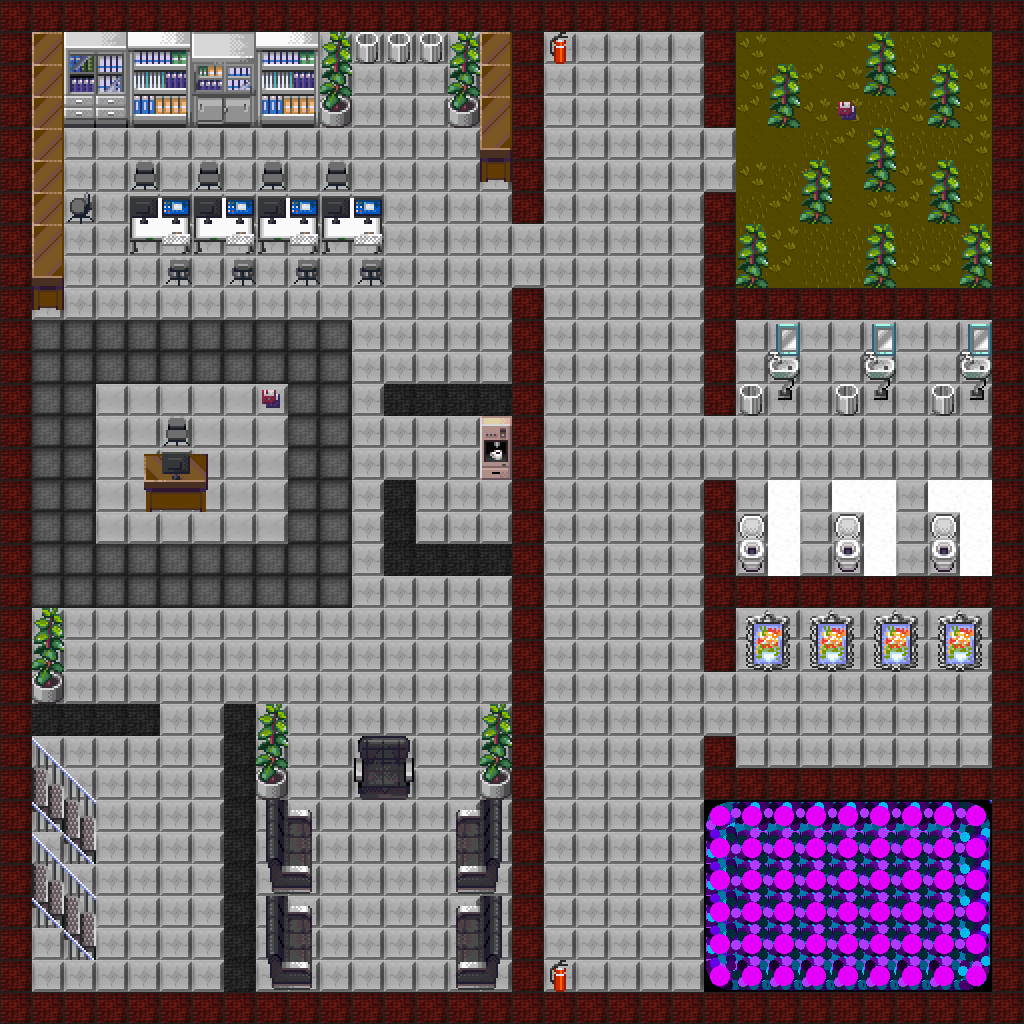

This game map was drawn from its Tiled (.tmx) file and the tilesets committed beside it. A one-line description and the trimmed map source follow:
An orthogonal 32x32 tile map with 32x32 px tiles, 12 tile layers (start, bottom, bottom2, Jitsi, ...), 5 tilesets.

<map version="1.4" tiledversion="1.4.2" orientation="orthogonal" renderorder="right-down" width="32" height="32" tilewidth="32" tileheight="32" infinite="0" nextlayerid="15" nextobjectid="1">
 <tileset firstgid="1" name="tilesets_deviant_milkian_1" tilewidth="32" tileheight="32" tilecount="256" columns="16">
  <image source="tilesets_deviant_milkian_1.png" width="512" height="512" />
 </tileset>
 <tileset firstgid="257" name="floortileset" tilewidth="32" tileheight="32" tilecount="64" columns="8">
  <image source="floortileset.png" width="256" height="256" />
  <tile id="32">
   <properties>
    <property name="collide" type="bool" value="true" />
   </properties>
  </tile>
  <tile id="33">
   <properties>
    <property name="collide" type="bool" value="true" />
   </properties>
  </tile>
  <tile id="34">
   <properties>
    <property name="collide" type="bool" value="true" />
   </properties>
  </tile>
  <tile id="35">
   <properties>
    <property name="collide" type="bool" value="true" />
   </properties>
  </tile>
  <tile id="36">
   <properties>
    <property name="collide" type="bool" value="true" />
   </properties>
  </tile>
  <tile id="37">
   <properties>
    <property name="collide" type="bool" value="true" />
   </properties>
  </tile>
  <tile id="38">
   <properties>
    <property name="collide" type="bool" value="true" />
   </properties>
  </tile>
  <tile id="39">
   <properties>
    <property name="collide" type="bool" value="true" />
   </properties>
  </tile>
  <tile id="48">
   <properties>
    <property name="silent" type="bool" value="true" />
   </properties>
  </tile>
  <tile id="49">
   <properties>
    <property name="silent" type="bool" value="true" />
   </properties>
  </tile>
  <tile id="50">
   <properties>
    <property name="silent" type="bool" value="true" />
   </properties>
  </tile>
  <tile id="51">
   <properties>
    <property name="silent" type="bool" value="true" />
   </properties>
  </tile>
  <tile id="52">
   <properties>
    <property name="collide" type="bool" value="true" />
   </properties>
  </tile>
 </tileset>
 <tileset firstgid="321" name="baelle3.1" tilewidth="32" tileheight="32" tilecount="9" columns="3">
  <image source="baelle3.1.png" width="96" height="96" />
  <tile id="8">
   <animation>
    <frame tileid="0" duration="3000" />
    <frame tileid="1" duration="3000" />
    <frame tileid="2" duration="3000" />
    <frame tileid="6" duration="3000" />
    <frame tileid="4" duration="3000" />
    <frame tileid="5" duration="3000" />
    <frame tileid="8" duration="3000" />
    <frame tileid="3" duration="100" />
   </animation>
  </tile>
 </tileset>
 <tileset firstgid="330" name="baellebadtest123" tilewidth="32" tileheight="32" tilecount="9" columns="3">
  <image source="baellebadtest123.png" width="96" height="96" />
 </tileset>
 <tileset firstgid="339" name="baelle3.1.2" tilewidth="32" tileheight="32" tilecount="9" columns="3">
  <image source="baelle3.1.png" width="96" height="96" />
  <tile id="8">
   <animation>
    <frame tileid="1" duration="3000" />
    <frame tileid="2" duration="3000" />
    <frame tileid="3" duration="3000" />
    <frame tileid="0" duration="3000" />
    <frame tileid="4" duration="3000" />
    <frame tileid="5" duration="3000" />
    <frame tileid="6" duration="3000" />
    <frame tileid="7" duration="3000" />
    <frame tileid="8" duration="3000" />
   </animation>
  </tile>
 </tileset>
 <layer id="2" name="start" width="32" height="32">
  <properties>
   <property name="startLayer" type="bool" value="true" />
  </properties>
  <data>[1024 cells, 0 non-empty, 0 distinct tile ids]</data>
 </layer>
 <layer id="11" name="bottom" width="32" height="32">
  <data>[1024 cells, 853 non-empty, 16 distinct tile ids]</data>
 </layer>
 <layer id="12" name="bottom2" width="32" height="32">
  <data>[1024 cells, 258 non-empty, 4 distinct tile ids]</data>
 </layer>
 <layer id="5" name="Jitsi" width="32" height="32">
  <data>[1024 cells, 0 non-empty, 0 distinct tile ids]</data>
 </layer>
 <layer id="6" name="Sakuku" width="32" height="32">
  <properties>
   <property name="openWebsite" value="https://galerie-sakuku.weebly.com/" />
  </properties>
  <data>[1024 cells, 18 non-empty, 5 distinct tile ids]</data>
 </layer>
 <layer id="7" name="MateLight" width="32" height="32">
  <properties>
   <property name="openWebsite" value="http://matelight.cccgoe.de/" />
  </properties>
  <data>[1024 cells, 7 non-empty, 7 distinct tile ids]</data>
 </layer>
 <layer id="8" name="CCCGOE" width="32" height="32">
  <properties>
   <property name="openWebsite" value="https://cccgoe.de/wiki/Hauptseite" />
  </properties>
  <data>[1024 cells, 1 non-empty, 1 distinct tile ids]</data>
 </layer>
 <layer id="9" name="Jugendgrupe" width="32" height="32">
  <properties>
   <property name="openWebsite" value="https://jugendgruppe.cccgoe.de/" />
  </properties>
  <data>[1024 cells, 1 non-empty, 1 distinct tile ids]</data>
 </layer>
 <layer id="10" name="Objekte" width="32" height="32">
  <data>[1024 cells, 158 non-empty, 59 distinct tile ids]</data>
 </layer>
 <layer id="14" name="Bälle" width="32" height="32">
  <data>[1024 cells, 54 non-empty, 2 distinct tile ids]</data>
 </layer>
 <objectgroup id="4" name="floorLayer" />
 <layer id="13" name="top" width="32" height="32">
  <data>[1024 cells, 12 non-empty, 3 distinct tile ids]</data>
 </layer>
 <layer id="3" name="exit" width="32" height="32">
  <properties>
   <property name="exitUrl" value="foo.json" />
  </properties>
  <data>[1024 cells, 8 non-empty, 1 distinct tile ids]</data>
 </layer>
</map>
